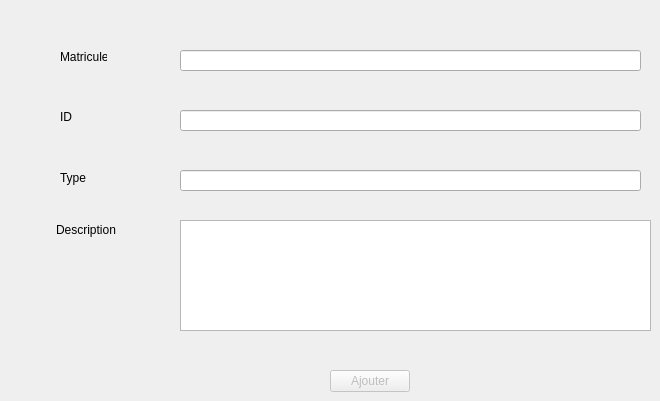
      <widget class="QWidget" name="tab_19">
       <attribute name="title">
        <string>Ajout Réparation</string>
       </attribute>
       <widget class="QLineEdit" name="MatriculeEdit_2">
        <property name="geometry">
         <rect>
          <x>180</x>
          <y>50</y>
          <width>461</width>
          <height>21</height>
         </rect>
        </property>
       </widget>
       <widget class="QLabel" name="label_20">
        <property name="geometry">
         <rect>
          <x>60</x>
          <y>50</y>
          <width>47</width>
          <height>14</height>
         </rect>
        </property>
        <property name="text">
         <string>Matricule</string>
        </property>
       </widget>
       <widget class="QLineEdit" name="type_reparation">
        <property name="geometry">
         <rect>
          <x>180</x>
          <y>170</y>
          <width>461</width>
          <height>21</height>
         </rect>
        </property>
       </widget>
       <widget class="QLabel" name="label_21">
        <property name="geometry">
         <rect>
          <x>60</x>
          <y>110</y>
          <width>47</width>
          <height>14</height>
         </rect>
        </property>
        <property name="text">
         <string>ID</string>
        </property>
       </widget>
       <widget class="QLineEdit" name="idreparation">
        <property name="geometry">
         <rect>
          <x>180</x>
          <y>110</y>
          <width>461</width>
          <height>21</height>
         </rect>
        </property>
       </widget>
       <widget class="QLabel" name="label_22">
        <property name="geometry">
         <rect>
          <x>60</x>
          <y>170</y>
          <width>101</width>
          <height>16</height>
         </rect>
        </property>
        <property name="text">
         <string>Type</string>
        </property>
       </widget>
       <widget class="QPushButton" name="ajouter_2">
        <property name="enabled">
         <bool>false</bool>
        </property>
        <property name="geometry">
         <rect>
          <x>330</x>
          <y>370</y>
          <width>80</width>
          <height>22</height>
         </rect>
        </property>
        <property name="text">
         <string>Ajouter</string>
        </property>
       </widget>
       <widget class="QTextEdit" name="textEdit">
        <property name="geometry">
         <rect>
          <x>180</x>
          <y>220</y>
          <width>471</width>
          <height>111</height>
         </rect>
        </property>
       </widget>
       <widget class="QLabel" name="label_23">
        <property name="geometry">
         <rect>
          <x>56</x>
          <y>220</y>
          <width>61</width>
          <height>20</height>
         </rect>
        </property>
        <property name="text">
         <string>Description</string>
        </property>
       </widget>
      </widget>
